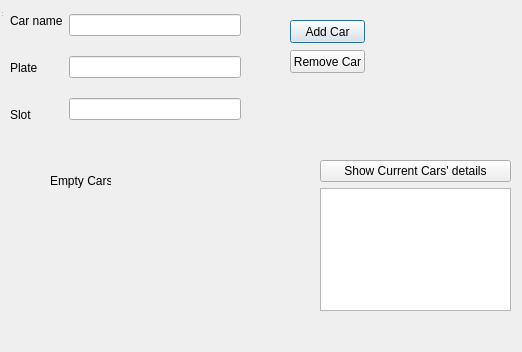
<?xml version="1.0" encoding="UTF-8"?>
<ui version="4.0">
 <class>admin</class>
 <widget class="QDialog" name="admin">
  <property name="geometry">
   <rect>
    <x>0</x>
    <y>0</y>
    <width>522</width>
    <height>352</height>
   </rect>
  </property>
  <property name="windowTitle">
   <string>admingui</string>
  </property>
  <widget class="QWidget" name="centralwidget" native="true">
   <property name="geometry">
    <rect>
     <x>0</x>
     <y>0</y>
     <width>521</width>
     <height>311</height>
    </rect>
   </property>
   <widget class="QPushButton" name="pushButton_3">
    <property name="geometry">
     <rect>
      <x>290</x>
      <y>20</y>
      <width>75</width>
      <height>23</height>
     </rect>
    </property>
    <property name="text">
     <string>Add Car</string>
    </property>
   </widget>
   <widget class="QPushButton" name="pushButton_4">
    <property name="geometry">
     <rect>
      <x>290</x>
      <y>50</y>
      <width>75</width>
      <height>23</height>
     </rect>
    </property>
    <property name="text">
     <string>Remove Car</string>
    </property>
   </widget>
   <widget class="QWidget" name="horizontalLayoutWidget">
    <property name="geometry">
     <rect>
      <x>10</x>
      <y>0</y>
      <width>231</width>
      <height>135</height>
     </rect>
    </property>
    <layout class="QHBoxLayout" name="horizontalLayout">
     <item>
      <layout class="QVBoxLayout" name="verticalLayout_4">
       <item>
        <widget class="QLabel" name="label">
         <property name="text">
          <string>Car name</string>
         </property>
        </widget>
       </item>
       <item>
        <widget class="QLabel" name="label_3">
         <property name="text">
          <string>Plate</string>
         </property>
        </widget>
       </item>
       <item>
        <widget class="QLabel" name="label_2">
         <property name="text">
          <string>Slot</string>
         </property>
        </widget>
       </item>
      </layout>
     </item>
     <item>
      <layout class="QVBoxLayout" name="verticalLayout_3">
       <item>
        <widget class="QLineEdit" name="lineEdit"/>
       </item>
       <item>
        <widget class="QLineEdit" name="lineEdit_2"/>
       </item>
       <item>
        <widget class="QLineEdit" name="lineEdit_3"/>
       </item>
      </layout>
     </item>
    </layout>
   </widget>
   <widget class="QWidget" name="layoutWidget">
    <property name="geometry">
     <rect>
      <x>320</x>
      <y>160</y>
      <width>191</width>
      <height>151</height>
     </rect>
    </property>
    <layout class="QVBoxLayout" name="verticalLayout">
     <item>
      <widget class="QPushButton" name="pushButton">
       <property name="text">
        <string>Show Current Cars' details</string>
       </property>
      </widget>
     </item>
     <item>
      <widget class="QPlainTextEdit" name="plainTextEdit"/>
     </item>
    </layout>
   </widget>
   <widget class="QLabel" name="label_4">
    <property name="geometry">
     <rect>
      <x>50</x>
      <y>170</y>
      <width>61</width>
      <height>21</height>
     </rect>
    </property>
    <property name="text">
     <string>Empty Cars</string>
    </property>
   </widget>
   <widget class="QLabel" name="label_5">
    <property name="geometry">
     <rect>
      <x>130</x>
      <y>170</y>
      <width>47</width>
      <height>13</height>
     </rect>
    </property>
    <property name="text">
     <string/>
    </property>
   </widget>
  </widget>
  <widget class="QStatusBar" name="statusbar">
   <property name="geometry">
    <rect>
     <x>0</x>
     <y>0</y>
     <width>3</width>
     <height>18</height>
    </rect>
   </property>
  </widget>
 </widget>
 <resources/>
 <connections/>
</ui>
